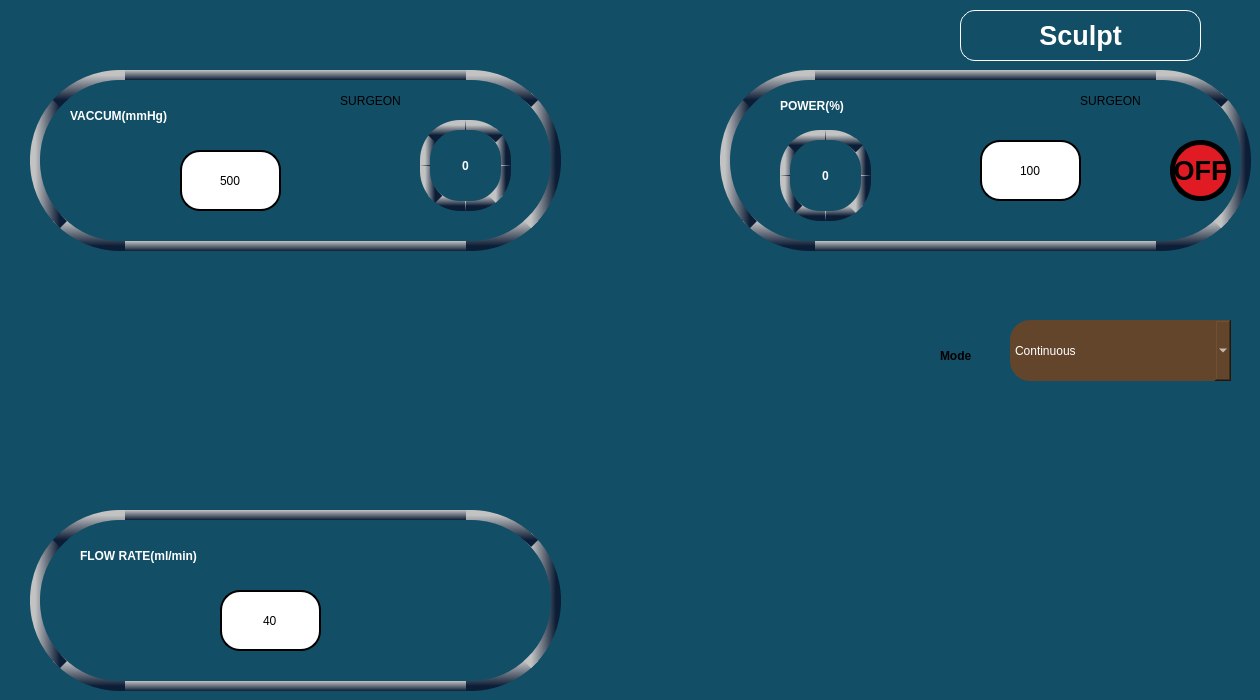
    <widget class="QWidget" name="tab_33">
     <property name="styleSheet">
      <string notr="true">
background-color: rgb(18, 78, 102);</string>
     </property>
     <attribute name="title">
      <string>Tab 1</string>
     </attribute>
     <widget class="QPushButton" name="us1powup_but">
      <property name="geometry">
       <rect>
        <x>880</x>
        <y>140</y>
        <width>91</width>
        <height>61</height>
       </rect>
      </property>
      <property name="styleSheet">
       <string notr="true">QPushButton {
    image: url(:/images/uarrow.png);
    background-color: transparent;
    border: none;
}

QPushButton:focus {
    outline: none;
    border: none;
}
</string>
      </property>
      <property name="text">
       <string/>
      </property>
     </widget>
     <widget class="QPushButton" name="us1powdown_but">
      <property name="geometry">
       <rect>
        <x>1080</x>
        <y>140</y>
        <width>91</width>
        <height>61</height>
       </rect>
      </property>
      <property name="styleSheet">
       <string notr="true">QPushButton {
    image: url(:/images/darrow.png);
    background-color: transparent;
    border: none;
}

QPushButton:focus {
    outline: none;
    border: none;
}
</string>
      </property>
      <property name="text">
       <string/>
      </property>
     </widget>
     <widget class="QLineEdit" name="lineEdit_55">
      <property name="geometry">
       <rect>
        <x>180</x>
        <y>150</y>
        <width>101</width>
        <height>61</height>
       </rect>
      </property>
      <property name="styleSheet">
       <string notr="true">font:25pt &quot;Ubuntu&quot;;
background-color: rgb(255,255,255);
border-radius:20px;
border:2px solid black;</string>
      </property>
      <property name="text">
       <string>500</string>
      </property>
      <property name="alignment">
       <set>Qt::AlignCenter</set>
      </property>
     </widget>
     <widget class="QPushButton" name="us1vacdow_but">
      <property name="geometry">
       <rect>
        <x>300</x>
        <y>150</y>
        <width>91</width>
        <height>61</height>
       </rect>
      </property>
      <property name="styleSheet">
       <string notr="true">QPushButton {
    image: url(:/images/darrow.png);
    background-color: transparent;
    border: none;
}

QPushButton:focus {
    outline: none;
    border: none;
}
</string>
      </property>
      <property name="text">
       <string/>
      </property>
     </widget>
     <widget class="QPushButton" name="us1vacup_but">
      <property name="geometry">
       <rect>
        <x>60</x>
        <y>150</y>
        <width>91</width>
        <height>61</height>
       </rect>
      </property>
      <property name="styleSheet">
       <string notr="true">QPushButton {
    image: url(:/images/uarrow.png);
    background-color: transparent;
    border: none;
}

QPushButton:focus {
    outline: none;
    border: none;
}
</string>
      </property>
      <property name="text">
       <string/>
      </property>
     </widget>
     <widget class="QLineEdit" name="lineEdit_56">
      <property name="geometry">
       <rect>
        <x>220</x>
        <y>590</y>
        <width>101</width>
        <height>61</height>
       </rect>
      </property>
      <property name="styleSheet">
       <string notr="true">font:25pt &quot;Ubuntu&quot;;
background-color: rgb(255,255,255);
border-radius:20px;
border:2px solid black;</string>
      </property>
      <property name="text">
       <string>40</string>
      </property>
      <property name="alignment">
       <set>Qt::AlignCenter</set>
      </property>
     </widget>
     <widget class="QPushButton" name="us1flowdown_but">
      <property name="geometry">
       <rect>
        <x>380</x>
        <y>590</y>
        <width>91</width>
        <height>61</height>
       </rect>
      </property>
      <property name="styleSheet">
       <string notr="true">QPushButton {
    image: url(:/images/darrow.png);
    background-color: transparent;
    border: none;
}

QPushButton:focus {
    outline: none;
    border: none;
}
</string>
      </property>
      <property name="text">
       <string/>
      </property>
     </widget>
     <widget class="QPushButton" name="us1flowup_but">
      <property name="geometry">
       <rect>
        <x>70</x>
        <y>590</y>
        <width>91</width>
        <height>61</height>
       </rect>
      </property>
      <property name="styleSheet">
       <string notr="true">QPushButton {
    image: url(:/images/uarrow.png);
    background-color: transparent;
    border: none;
}

QPushButton:focus {
    outline: none;
    border: none;
}
</string>
      </property>
      <property name="text">
       <string/>
      </property>
     </widget>
     <widget class="QLineEdit" name="lineEdit_57">
      <property name="geometry">
       <rect>
        <x>980</x>
        <y>140</y>
        <width>101</width>
        <height>61</height>
       </rect>
      </property>
      <property name="styleSheet">
       <string notr="true">font:25pt &quot;Ubuntu&quot;;
background-color: rgb(255,255,255);
border-radius:20px;
border:2px solid black;</string>
      </property>
      <property name="text">
       <string>100</string>
      </property>
      <property name="alignment">
       <set>Qt::AlignCenter</set>
      </property>
     </widget>
     <widget class="QLabel" name="label_85">
      <property name="geometry">
       <rect>
        <x>720</x>
        <y>70</y>
        <width>531</width>
        <height>181</height>
       </rect>
      </property>
      <property name="styleSheet">
       <string notr="true">border-radius:90px;


border:4px solid black;

border-left: 10px solid black;
border-right: 10px solid black;
border-top: 10px solid black;
border-bottom: 10px solid black;

border-left-color: qlineargradient(x1:0, y1:0, x2:1, y2:0, stop: 0 rgb(195,195,195), stop: 1 rgb(12, 29, 54));
border-right-color: qlineargradient(x1:0, y1:0, x2:1, y2:0, stop: 0 rgb(195,195,195), stop: 1 rgb(12, 29, 54));
border-top-color: qlineargradient(x1:0, y1:0, x2:0, y2:1, stop: 0 rgb(195,195,195), stop: 1 rgb(12, 29, 54));
border-bottom-color: qlineargradient(x1:0, y1:0, x2:0, y2:1, stop: 0 rgb(195,195,195), stop: 1 rgb(12, 29, 54));



</string>
      </property>
      <property name="text">
       <string/>
      </property>
     </widget>
     <widget class="QLabel" name="label_86">
      <property name="geometry">
       <rect>
        <x>30</x>
        <y>70</y>
        <width>531</width>
        <height>181</height>
       </rect>
      </property>
      <property name="styleSheet">
       <string notr="true">border-radius:90px;


border:4px solid black;

border-left: 10px solid black;
border-right: 10px solid black;
border-top: 10px solid black;
border-bottom: 10px solid black;

border-left-color: qlineargradient(x1:0, y1:0, x2:1, y2:0, stop: 0 rgb(195,195,195), stop: 1 rgb(12, 29, 54));
border-right-color: qlineargradient(x1:0, y1:0, x2:1, y2:0, stop: 0 rgb(195,195,195), stop: 1 rgb(12, 29, 54));
border-top-color: qlineargradient(x1:0, y1:0, x2:0, y2:1, stop: 0 rgb(195,195,195), stop: 1 rgb(12, 29, 54));
border-bottom-color: qlineargradient(x1:0, y1:0, x2:0, y2:1, stop: 0 rgb(195,195,195), stop: 1 rgb(12, 29, 54));



</string>
      </property>
      <property name="text">
       <string/>
      </property>
     </widget>
     <widget class="QLabel" name="label_87">
      <property name="geometry">
       <rect>
        <x>30</x>
        <y>510</y>
        <width>531</width>
        <height>181</height>
       </rect>
      </property>
      <property name="styleSheet">
       <string notr="true">border-radius:90px;


border:4px solid black;

border-left: 10px solid black;
border-right: 10px solid black;
border-top: 10px solid black;
border-bottom: 10px solid black;

border-left-color: qlineargradient(x1:0, y1:0, x2:1, y2:0, stop: 0 rgb(195,195,195), stop: 1 rgb(12, 29, 54));
border-right-color: qlineargradient(x1:0, y1:0, x2:1, y2:0, stop: 0 rgb(195,195,195), stop: 1 rgb(12, 29, 54));
border-top-color: qlineargradient(x1:0, y1:0, x2:0, y2:1, stop: 0 rgb(195,195,195), stop: 1 rgb(12, 29, 54));
border-bottom-color: qlineargradient(x1:0, y1:0, x2:0, y2:1, stop: 0 rgb(195,195,195), stop: 1 rgb(12, 29, 54));



</string>
      </property>
      <property name="text">
       <string/>
      </property>
     </widget>
     <widget class="QLabel" name="label_7">
      <property name="geometry">
       <rect>
        <x>780</x>
        <y>130</y>
        <width>91</width>
        <height>91</height>
       </rect>
      </property>
      <property name="styleSheet">
       <string notr="true">font:30pt &quot;Ubuntu&quot;;
color: rgb(255, 255, 255);

border:5px solid black;
border-radius:40px;font-weight: bold;



border-left: 10px solid black;
border-right: 10px solid black;
border-top: 10px solid black;
border-bottom: 10px solid black;

border-left-color: qlineargradient(x1:0, y1:0, x2:1, y2:0, stop: 0 rgb(195,195,195), stop: 1 rgb(12, 29, 54));
border-right-color: qlineargradient(x1:0, y1:0, x2:1, y2:0, stop: 0 rgb(195,195,195), stop: 1 rgb(12, 29, 54));
border-top-color: qlineargradient(x1:0, y1:0, x2:0, y2:1, stop: 0 rgb(195,195,195), stop: 1 rgb(12, 29, 54));
border-bottom-color: qlineargradient(x1:0, y1:0, x2:0, y2:1, stop: 0 rgb(195,195,195), stop: 1 rgb(12, 29, 54));



</string>
      </property>
      <property name="text">
       <string>0</string>
      </property>
      <property name="alignment">
       <set>Qt::AlignCenter</set>
      </property>
     </widget>
     <widget class="QPushButton" name="us1mode">
      <property name="geometry">
       <rect>
        <x>1030</x>
        <y>60</y>
        <width>161</width>
        <height>81</height>
       </rect>
      </property>
      <property name="styleSheet">
       <string notr="true">QPushButton {
    font: 15pt &quot;Ubuntu&quot;;
    image: url(:/images/panelbutton.png);
    background-color: transparent;
    border: none;
    outline: none;
}
</string>
      </property>
      <property name="text">
       <string>SURGEON</string>
      </property>
     </widget>
     <widget class="QPushButton" name="us1vacmode">
      <property name="geometry">
       <rect>
        <x>290</x>
        <y>60</y>
        <width>161</width>
        <height>81</height>
       </rect>
      </property>
      <property name="focusPolicy">
       <enum>Qt::StrongFocus</enum>
      </property>
      <property name="layoutDirection">
       <enum>Qt::LeftToRight</enum>
      </property>
      <property name="styleSheet">
       <string notr="true">QPushButton {
    font: 15pt &quot;Ubuntu&quot;;
    image: url(:/images/panelbutton.png);
    background-color: transparent;
    border: none;
    outline: none;
}
</string>
      </property>
      <property name="text">
       <string>SURGEON</string>
      </property>
     </widget>
     <widget class="QPushButton" name="us1onoff">
      <property name="geometry">
       <rect>
        <x>1170</x>
        <y>140</y>
        <width>61</width>
        <height>61</height>
       </rect>
      </property>
      <property name="styleSheet">
       <string notr="true">font:20pt;border:5px solid black;
border-radius:30px;font-weight: bold;
background-color: rgb(224, 27, 36);
color: rgb(0, 0, 0);</string>
      </property>
      <property name="text">
       <string>OFF</string>
      </property>
     </widget>
     <widget class="QLabel" name="label_88">
      <property name="geometry">
       <rect>
        <x>960</x>
        <y>10</y>
        <width>241</width>
        <height>51</height>
       </rect>
      </property>
      <property name="styleSheet">
       <string notr="true">color: rgb(255, 255, 255);
background-color:transparent;
border:1px solid white;
border-radius:15px;
font:20pt;
font:bold;

</string>
      </property>
      <property name="text">
       <string>Sculpt</string>
      </property>
      <property name="alignment">
       <set>Qt::AlignCenter</set>
      </property>
     </widget>
     <widget class="QLabel" name="CutMode_vit">
      <property name="geometry">
       <rect>
        <x>940</x>
        <y>340</y>
        <width>181</width>
        <height>31</height>
       </rect>
      </property>
      <property name="styleSheet">
       <string notr="true">background-color:transparent;font: 15pt &quot;Ubuntu Condensed&quot;;
font:bold;</string>
      </property>
      <property name="text">
       <string>Mode</string>
      </property>
     </widget>
     <widget class="QLabel" name="label_8">
      <property name="geometry">
       <rect>
        <x>420</x>
        <y>120</y>
        <width>91</width>
        <height>91</height>
       </rect>
      </property>
      <property name="styleSheet">
       <string notr="true">font:30pt &quot;Ubuntu&quot;;
color: rgb(255, 255, 255);

border:5px solid black;
border-radius:40px;font-weight: bold;



border-left: 10px solid black;
border-right: 10px solid black;
border-top: 10px solid black;
border-bottom: 10px solid black;

border-left-color: qlineargradient(x1:0, y1:0, x2:1, y2:0, stop: 0 rgb(195,195,195), stop: 1 rgb(12, 29, 54));
border-right-color: qlineargradient(x1:0, y1:0, x2:1, y2:0, stop: 0 rgb(195,195,195), stop: 1 rgb(12, 29, 54));
border-top-color: qlineargradient(x1:0, y1:0, x2:0, y2:1, stop: 0 rgb(195,195,195), stop: 1 rgb(12, 29, 54));
border-bottom-color: qlineargradient(x1:0, y1:0, x2:0, y2:1, stop: 0 rgb(195,195,195), stop: 1 rgb(12, 29, 54));



</string>
      </property>
      <property name="text">
       <string>0</string>
      </property>
      <property name="alignment">
       <set>Qt::AlignCenter</set>
      </property>
     </widget>
     <widget class="QComboBox" name="CutMode_vitCom">
      <property name="geometry">
       <rect>
        <x>1010</x>
        <y>320</y>
        <width>221</width>
        <height>61</height>
       </rect>
      </property>
      <property name="styleSheet">
       <string notr="true">border-radius:20px;
color: rgb(255, 255, 255);
font:20pt &quot;Ubuntu&quot;;
background-color: rgb(99, 69, 44);</string>
      </property>
      <item>
       <property name="text">
        <string>Continuous</string>
       </property>
      </item>
      <item>
       <property name="text">
        <string>Pulse</string>
       </property>
      </item>
      <item>
       <property name="text">
        <string>Ocupulse</string>
       </property>
      </item>
      <item>
       <property name="text">
        <string>Ocuburst</string>
       </property>
      </item>
      <item>
       <property name="text">
        <string>Single burst</string>
       </property>
      </item>
      <item>
       <property name="text">
        <string>Multi burst</string>
       </property>
      </item>
      <item>
       <property name="text">
        <string>Cold phaco</string>
       </property>
      </item>
     </widget>
     <widget class="QLabel" name="lblus1vac">
      <property name="geometry">
       <rect>
        <x>70</x>
        <y>100</y>
        <width>241</width>
        <height>31</height>
       </rect>
      </property>
      <property name="styleSheet">
       <string notr="true">background-color:transparent;
color: rgb(255, 255, 255);
font: 20pt &quot;Ubuntu Condensed&quot;;
font:bold;
border:none;
</string>
      </property>
      <property name="text">
       <string>VACCUM(mmHg)</string>
      </property>
     </widget>
     <widget class="QLabel" name="lblus1pow">
      <property name="geometry">
       <rect>
        <x>780</x>
        <y>90</y>
        <width>241</width>
        <height>31</height>
       </rect>
      </property>
      <property name="styleSheet">
       <string notr="true">background-color:transparent;
color: rgb(255, 255, 255);
font: 20pt &quot;Ubuntu Condensed&quot;;
font:bold;
border:none;
</string>
      </property>
      <property name="text">
       <string>POWER(%)</string>
      </property>
     </widget>
     <widget class="QLabel" name="lblus1flow">
      <property name="geometry">
       <rect>
        <x>80</x>
        <y>540</y>
        <width>371</width>
        <height>31</height>
       </rect>
      </property>
      <property name="styleSheet">
       <string notr="true">background-color:transparent;
color: rgb(255, 255, 255);
font: 20pt &quot;Ubuntu Condensed&quot;;
font:bold;
border:none;
</string>
      </property>
      <property name="text">
       <string>FLOW RATE(ml/min)</string>
      </property>
     </widget>
     <zorder>label_87</zorder>
     <zorder>label_86</zorder>
     <zorder>label_85</zorder>
     <zorder>us1powdown_but</zorder>
     <zorder>lineEdit_57</zorder>
     <zorder>label_7</zorder>
     <zorder>us1mode</zorder>
     <zorder>us1onoff</zorder>
     <zorder>label_88</zorder>
     <zorder>us1vacup_but</zorder>
     <zorder>lineEdit_55</zorder>
     <zorder>us1vacmode</zorder>
     <zorder>CutMode_vit</zorder>
     <zorder>us1vacdow_but</zorder>
     <zorder>us1powup_but</zorder>
     <zorder>us1flowdown_but</zorder>
     <zorder>lineEdit_56</zorder>
     <zorder>us1flowup_but</zorder>
     <zorder>CutMode_vitCom</zorder>
     <zorder>label_8</zorder>
     <zorder>lblus1vac</zorder>
     <zorder>lblus1pow</zorder>
     <zorder>lblus1flow</zorder>
    </widget>
